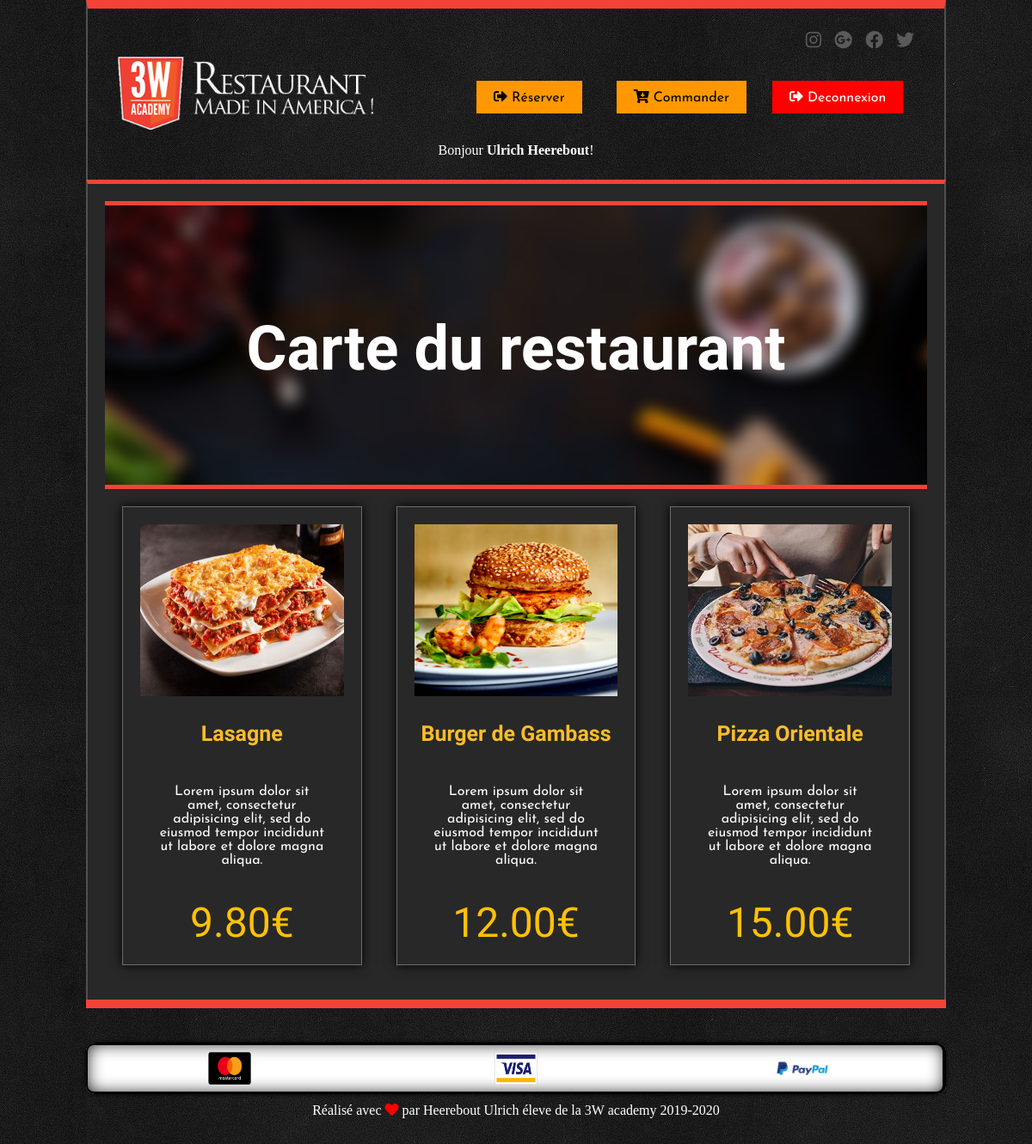
The app's page /index.php (signed in) with its own data.
### tables this page shows
CREATE TABLE `meal` (
  `id` int(11) NOT NULL,
  `name` varchar(355) NOT NULL,
  `description` varchar(355) NOT NULL,
  `prix` float NOT NULL,
  `photo` varchar(355) NOT NULL
);

### controllers/meal.php (called while the page is built, shortened)
<?php
require "models/meal.php";
class MealController{
    public function __construct(){
    $this->Meal=new Meal();
    }
    public function listMeal(){
        $meals=$this->Meal->getMeals();
        require "www/layout.phtml";
    }
}

### models/meal.php (called while the page is built, shortened)
<?php
class Meal{
private $bdd;
    public function __construct(){
    $this->database=new Database();
    $this->bdd=$this->database->getBdd();
    }
    public function getMeals(){
    $query=$this->bdd->prepare("SELECT *, ROUND(prix, 2) as prix2 FROM meal");
    $query->execute();
    $meals=$query->fetchAll();
    return $meals;
    }
}
?>

### config/database.php (called while the page is built)
<?php
class Database {
private $bdd;
public function __construct(){
$this->bdd=new PDO('mysql:host=localhost;dbname=*;charset=utf8','*','*');
}
public function getBdd(){
    return $this->bdd;
}
}
?>

### www/home.phtml (the view)
<div class="section-title">
        <h2 class="animated fadeIn delay-1s">Carte du restaurant</h2>
</div>
	<section id="articles" class="display1 container">
	    <?php foreach($meals as $plat): ?>
    <article class="">
    <a href="#"><img width="400px" height="300px" src='www/images/<?= $plat['photo'] ?>'></a>
   		<h3><?= $plat['name'] ?></h3>
			<p><?= $plat['description'] ?></p>
			<span class='price'><?= $plat['prix2']."€" ?></span>
    </article>
    <?php endforeach; ?>
	</section>

### www/css/style.css (style rules this page uses)
* { box-sizing:border-box; }
body { margin: 0 auto; background-color: #585858; background-image: url(../images/pattern-body.jpg); background-attachment: fixed; color: white; }
.container { max-width: 1000px; margin:0 auto; }
.section-title { padding-top: 104px; padding-bottom: 96px; background: url(../images/bg-title.jpg) no-repeat 50% 0; background-size: cover; text-align: center; border-top: 5px solid #f44336; border-bottom: 5px solid #f44336; }
h1,h2,h3 { text-align: center; color:white; font-family:'Fredericka the Great'; }
h2 { font-size: 2rem; margin: 0px; padding: 20px; }
.section-title h2 { padding: 20px; margin: 0; font-size: 72px; }
h3 { color: #fdbc2c; font-size:25px; }
section#articles.display1 { display: grid; grid-template-columns: repeat(auto-fill,minmax(300px, 1fr)); }
section#articles p { padding: 20px; color: white; }
article { margin: 20px; border: 1px solid #6c6c6c; padding: 20px; webkit-box-shadow: 3px 0px 19px 0px rgba(50, 50, 50, 0.4); -moz-box-shadow: 3px 0px 19px 0px rgba(50, 50, 50, 0.4); box-shadow: 0px 0px 12px 0px rgb(0, 0, 0); font-family: 'Josefin Sans', sans-serif; text-align: center; color: white; }
section#articles img { width: 100%; height:200px; }
span.price { font-family: 'Fredericka the Great'; font-size: 3rem; color: #FFC107; }

### records on screen
meal: photo (picture), name "Lasagne", description "Lorem ipsum dolor sit amet, consectetur adipisicing elit, sed do eiusmod tempor incididunt ut labore et dolore magna aliqua.", prix2 "9.80"
meal: photo (picture), name "Burger de Gambass", description "Lorem ipsum dolor sit amet, consectetur adipisicing elit, sed do eiusmod tempor incididunt ut labore et dolore magna aliqua.", prix2 "12.00"
meal: photo (picture), name "Pizza Orientale", description "Lorem ipsum dolor sit amet, consectetur adipisicing elit, sed do eiusmod tempor incididunt ut labore et dolore magna aliqua.", prix2 "15.00"

### other values on screen
$_SESSION['user']['nom'] "Ulrich"
$_SESSION['user']['prenom'] "Heerebout"
